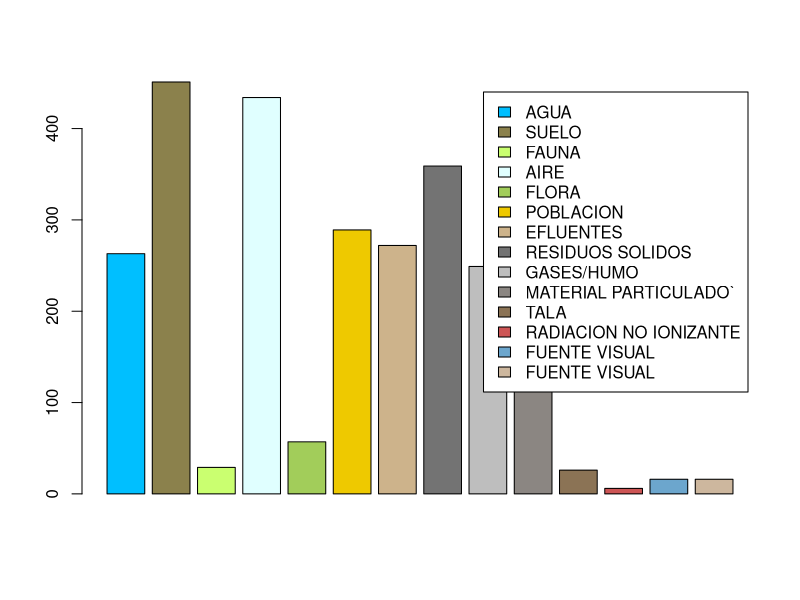
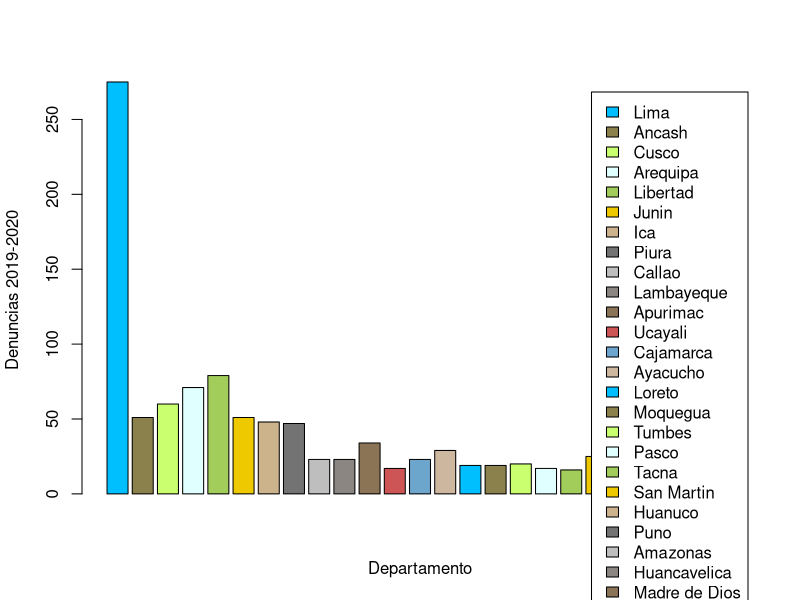
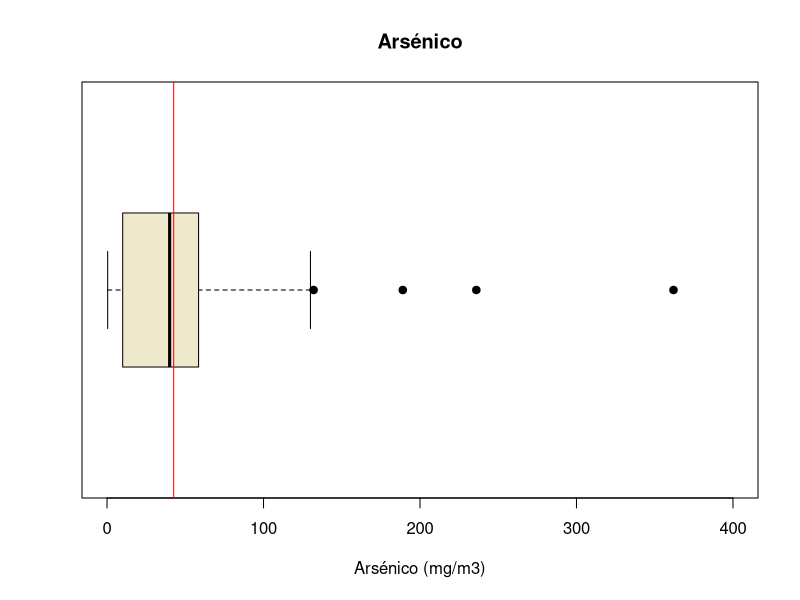
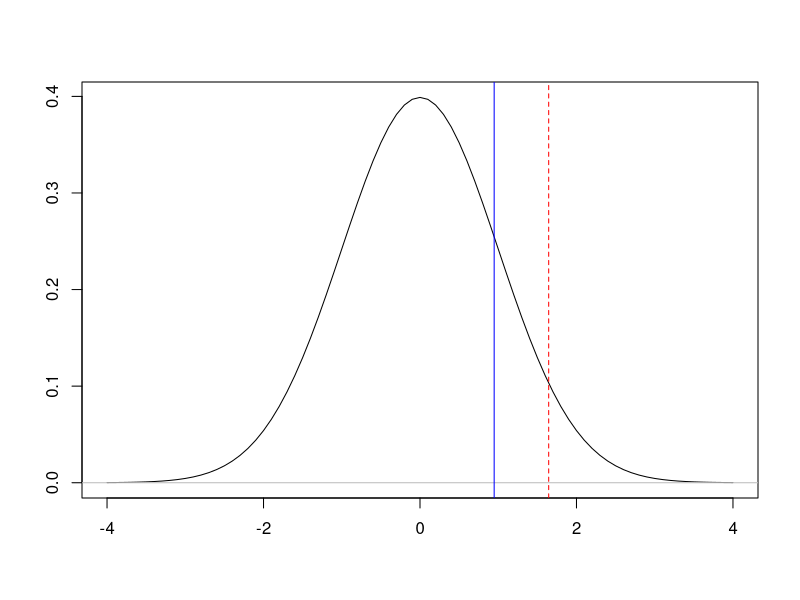
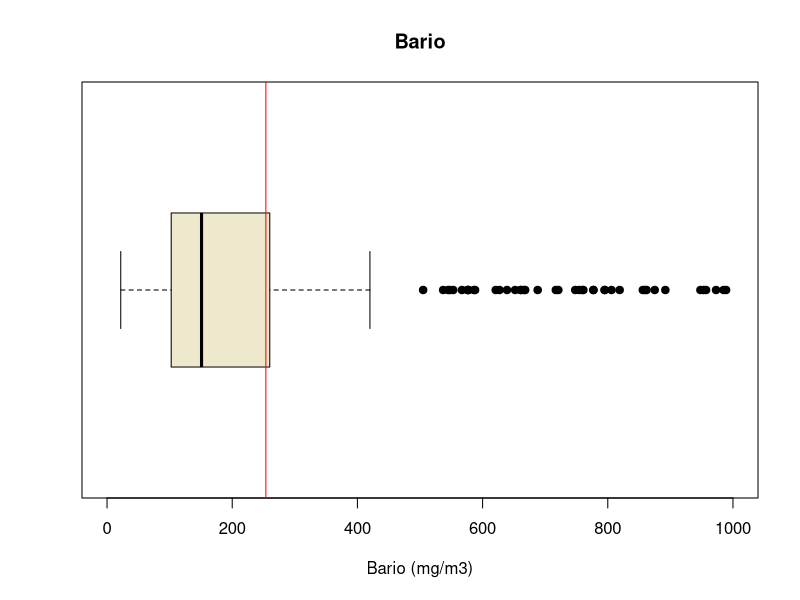
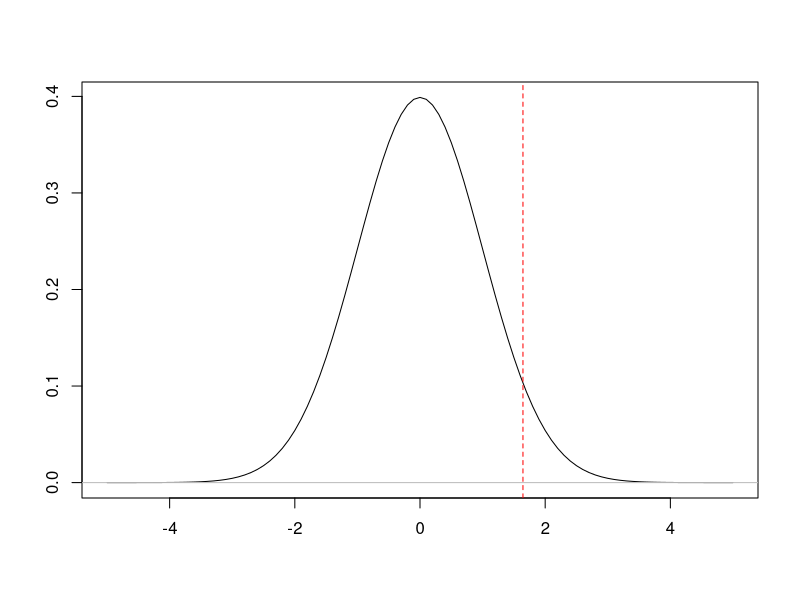
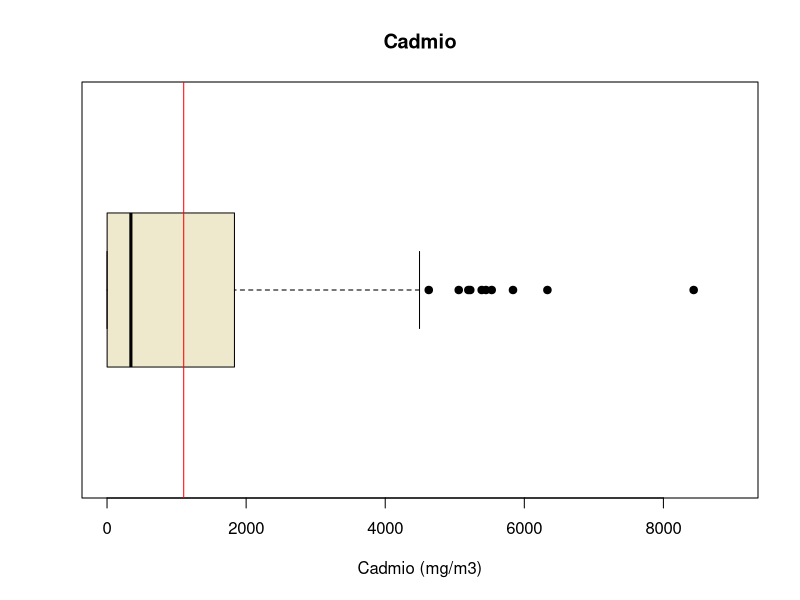
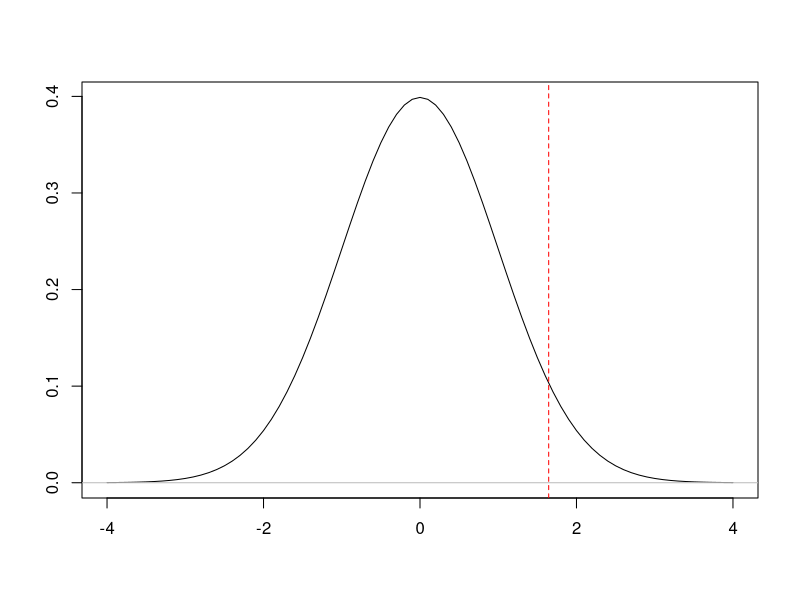

R code for these plots, in order:
## ---- chunk 1
rm(list=ls()) 
## ---- chunk 2
library(readr)
library(dplyr)
## ---- chunk 3
DD1920 <- read_csv("Denuncias1920.csv",col_types=cols(Suelo = col_number()))
DD18 <- read_csv("Denuncias-18.csv")
CAS <- read_csv("CAS.csv", col_types = cols(Aluminio = col_number(), 
    Antimonio = col_number(), `Arsénico` = col_number(), 
    Bario = col_number(), Berilio = col_number(), 
    Bismuto = col_number(), Boro = col_number(), 
    Cadmio = col_number(), Calcio = col_number(), 
    Cerio = col_number(), `Cianuro libre` = col_number(), 
    Cobalto = col_number(), Cobre = col_number(), 
    Cromo = col_number(), `Estaño` = col_number(), 
    Estroncio = col_number(), Fósforo = col_number(), 
    Hierro = col_number(), Litio = col_number(), 
    Magnesio = col_number(), Manganeso = col_number(), 
    Mercurio = col_number(), Molibdeno = col_number(), 
    `Níquel` = col_number(), Plata = col_number(), 
    Plomo = col_number(), Potasio = col_number(), 
    Selenio = col_number(),Sodio = col_number(), Talio = col_number(), 
    Titanio = col_number(), Torio = col_number(), Uranio = col_number(), Zinc = col_number()))

## ---- chunk 4
CAA <- read_csv("CAA.csv", col_types = cols(Aluminio = col_number(), 
    `Aluminio disuelto` = col_number(), Amoniaco = col_number(), 
    Antimonio = col_number(), `Antimonio disuelto` = col_number(), 
    `Arsénico` = col_number(), `Arsénico disuelto` = col_number(), 
    Bario = col_number(), `Bario disuelto` = col_number(), 
    Berilio = col_number(), `Berilio disuelto` = col_number(), 
    Bicarbonatos = col_number(), Bismuto = col_number(), 
    `Bismuto disuelto` = col_number(), Boro = col_number(), 
    `Boro disuelto` = col_number(), Cadmio = col_number(), 
    `Cadmio disuelto` = col_number(), Calcio = col_number(), 
    `Calcio disuelto` = col_number(), Carbonatos = col_number(), 
    Caudal = col_number(), `Cianuro libre` = col_number(), 
    `Cianuro Wad` = col_number(), Cloruros = col_number(), 
    Cobalto = col_number(), `Cobalto disuelto` = col_number(), 
    Cobre = col_number(), `Cobre disuelto` = col_number(), 
    Cromo = col_number()))
## ---- chunk 5

Obs2 <- c("Observaciones","Observaciones incompletas","Datos faltantes", "Variables Totales")
N2 <- c(nrow(CAS),sum(!complete.cases(CAS)),sum(is.na(CAS)), ncol(CAS))
OB2 <- data.frame(Obs2,N2)
OB2
## ---- chunk 6
Variables <- c("Departamento", "Provincia" ,"Distrito", "Actividad económica","Tipo de contaminacion","Estado de la demanda")

`Tipo_de_Variable` <- c("Nominal","Nominal","Nominal","Nominal","Nominal", "Nominal")
Restricciones <- c("En el Peru","En el Peru", "En el Peru", "Legales","Agua, SUelo, Aire, Fauna" ,"Abierta o Cerrada")

ED <- data.frame(Variables,`Tipo_de_Variable`, Restricciones)
ED
## ---- chunk 7
Variables2 <- c("ESTE","NORTE","Aluminio","Antionio","Arsénico",	"Bario","Berilio","Bismuto","Boro","Cadmio","Calcio","Cerio","Cianuro libre","Cobalto","Cobre","Cromo","Cromo Hexavelante","Estaño", "Estroncio","Fósforo","Hierro","Litio","Magnecio","Manganeso","Mercurio","Molibdeno","Níquel","Plata","Plomo","Potasio","Selenio","Sodio","Talio","Torio")

`Tipo_de_Variable2` <- c("Discretas","Discretas","Discretas","Discretas","Discretas","Discretas","Discretas","Discretas","Discretas","Discretas","Discretas","Discretas","Discretas","Discretas","Discretas","Discretas","Discretas","Discretas","Discretas","Discretas","Discretas","Discretas","Discretas","Discretas","Discretas","Discretas","Discretas","Discretas","Discretas","Discretas","Discretas","Discretas","Discretas","Discretas")

Restricciones2  <- c("Coordenadas","Coordenadas", " 40973-5726 (ppm)","21.9-989 (ppm)", "<0.0017-9.698(ppm)","<0.4-94(ppm)","21.9-989(ppm)","<0.001-1.85(ppm)","<0.0008-2.63(ppm)","<0.18-91.2(ppm)","<0.0007-6.256(ppm)","-9748(ppm)","8.446-9496(ppm)","<0.3(ppm)","0.481-999(ppm)","1.5-98(ppm)","1.4-99(ppm","-0.4(ppm)","<0.1-1.9(ppm)","3.03-991","60-2946(ppm)","8250-100138(ppm)","0.338-992(ppm)","229-14458(ppm)","65.6-5629(ppm)","<0.03-0.33(ppm)","<0.003-7.3(ppm)","0.679-995(ppm)","<0.006-1.29(ppm)","3.79-997(ppm)","271-7913(ppm)","<0.004-3.78(ppm)","<1-992","<0.0002-2.168(ppm)")


ED2 <- data.frame(Variables2,`Tipo_de_Variable2`, Restricciones2)
ED2
## ---- chunk 8
tipo <- c("AGUA","SUELO","FAUNA","AIRE","FLORA","POBLACION","EFLUENTES","RESIDUOS SOLIDOS","GASES/HUMO","MATERIAL PARTICULADO`","TALA","RADIACION NO IONIZANTE","FUENTE VISUAL","FUENTE VISUAL")

cantidad <- c(sum(DD1920$AGUA),
sum(DD1920$SUELO),sum(DD1920$FAUNA),sum(DD1920$AIRE),
sum(DD1920$FLORA),sum(DD1920$POBLACION),sum(DD1920$EFLUENTES),sum(DD1920$`RESIDUOS SOLIDOS`),sum(DD1920$`GASES/HUMO`),sum(DD1920$`MATERIAL PARTICULADO`),sum(DD1920$TALA),sum(DD1920$`RADIACION NO IONIZANTE`),sum(DD1920$`FUENTE VISUAL`),sum(DD1920$`FUENTE VISUAL`))

colores <- c("deepskyblue1","lightgoldenrod4","darkolivegreen1", "lightcyan","darkolivegreen3","gold2","navajowhite3","gray45","gray","seashell4","burlywood4", "indianred3", "skyblue3", "bisque3")

DDA<-data.frame(tipo, cantidad)
barplot(DDA[1:14,2],legend=c("AGUA","SUELO","FAUNA","AIRE","FLORA","POBLACION","EFLUENTES","RESIDUOS SOLIDOS","GASES/HUMO","MATERIAL PARTICULADO`","TALA","RADIACION NO IONIZANTE","FUENTE VISUAL","FUENTE VISUAL"), col =colores)

## ---- chunk 9
#denuncias 2019-2020

DEP1920 <- c("Lima","Ancash","Cusco", "Arequipa","Libertad", "Junin","Ica","Piura","Callao","Lambayeque","Apurimac","Ucayali","Cajamarca","Ayacucho","Loreto" ,"Moquegua","Tumbes","Pasco","Tacna","San Martin","Huanuco","Puno","Amazonas","Huancavelica","Madre de Dios")

CAN1920 <- c(sum(DD1920$DEPARTAMENTO == "LIMA"),sum(DD1920$DEPARTAMENTO == "ANCASH"),sum(DD1920$DEPARTAMENTO == "CUSCO"),sum(DD1920$DEPARTAMENTO == "AREQUIPA"),sum(DD1920$DEPARTAMENTO == "LA LIBERTAD"),sum(DD1920$DEPARTAMENTO == "JUNIN"),sum(DD1920$DEPARTAMENTO == "ICA"),sum(DD1920$DEPARTAMENTO == "PIURA"),sum(DD1920$DEPARTAMENTO == "CALLAO"),sum(DD1920$DEPARTAMENTO == "LAMBAYEQUE"),sum(DD1920$DEPARTAMENTO == "APURIMAC"),sum(DD1920$DEPARTAMENTO == "UCAYALI"),sum(DD1920$DEPARTAMENTO == "CAJAMARCA"),sum(DD1920$DEPARTAMENTO == "AYACUCHO"),sum(DD1920$DEPARTAMENTO == "LORETO"),sum(DD1920$DEPARTAMENTO == "MOQUEGUA"),sum(DD1920$DEPARTAMENTO == "TUMBES"),sum(DD1920$DEPARTAMENTO == "PASCO"),sum(DD1920$DEPARTAMENTO == "TACNA"),sum(DD1920$DEPARTAMENTO == "SAN MARTIN"),sum(DD1920$DEPARTAMENTO == "HUANUCO"),sum(DD1920$DEPARTAMENTO == "PUNO"),sum(DD1920$DEPARTAMENTO == "AMAZONAS"),sum(DD1920$DEPARTAMENTO == "HUANCAVELICA"),sum(DD1920$DEPARTAMENTO == "MADRE DE DIOS"))

Tabla1920 <- data.frame(DEP1920,CAN1920)

barplot(Tabla1920[1:25,2],legend=c("Lima","Ancash","Cusco", "Arequipa","Libertad", "Junin","Ica","Piura","Callao","Lambayeque","Apurimac","Ucayali","Cajamarca","Ayacucho","Loreto" ,"Moquegua","Tumbes","Pasco","Tacna","San Martin","Huanuco","Puno","Amazonas","Huancavelica","Madre de Dios"),col = colores, xlab="Departamento",ylab="Denuncias 2019-2020")

## ---- chunk 10
boxplot(CAS$Arsénico, horizontal = TRUE, main = "Arsénico", col="cornsilk2", xlab= "Arsénico (mg/m3)",pch= 19, ylim=c(0,400) )
abline(v = mean(CAS$Arsénico, na.rm = TRUE, ), col = "red")
Media <- mean(CAS$Arsénico, na.rm=TRUE, col="red")
Mediana <-median(CAS$Arsénico, na.rm=TRUE)
No_contaminado <- sum(CAS$Arsénico > 0.001 & CAS$Arsénico < 250,na.rm=TRUE)
Elemento <- c("Arsénico")
Tab <- data.frame(Elemento,No_contaminado,Media,Mediana)
Tab
## ---- chunk 11


u = 40
n=227
z <- qnorm(0.95)
Media_Muestral <- mean(CAS$Arsénico, na.rm=TRUE)
Desviacion_Estandar_Muestral <- sd(CAS$Arsénico, na.rm=TRUE)
Zcritico <- (Media_Muestral-u)/(Desviacion_Estandar_Muestral/sqrt(n))

Xs <- seq(-4, 4, by = 0.1)
plot(Xs, dnorm(Xs), type = "l", col="black", xlab = "", ylab = "")
abline(v = z, lty = 2, col = "red")
abline(h = 0, col = "gray")
abline(v = Zcritico,lty = 1 , col = "blue")


## ---- chunk 12
z <- qnorm(0.95)
Zcritico <- (Media_Muestral-u)/(Desviacion_Estandar_Muestral/sqrt(n))
N<- c("Estadistico de prueba","Z critico")
Valores <- c(Zcritico,z)
Tab <- data.frame(N, Valores)
Tab
## ---- chunk 13
boxplot(CAS$Bario, horizontal = TRUE, main = "Bario", col="cornsilk2", xlab= "Bario (mg/m3)",pch= 19, ylim=c(0,1000) )
abline(v = mean(CAS$Bario, na.rm = TRUE, ), col = "red")
Media <- mean(CAS$Bario, na.rm=TRUE, col="red")
Mediana <-median(CAS$Bario, na.rm=TRUE)
No_contaminado <- sum(CAS$Bario > 0 & CAS$Bario < 750,na.rm=TRUE)
Elemento <- c("Bario")
Tab <- data.frame(Elemento,No_contaminado,Media,Mediana)
Tab

## ---- chunk 14
u = 3500
n=227
z <- qnorm(0.95)
Media_Muestral <- mean(CAS$Bario, na.rm=TRUE)
Desviacion_Estandar_Muestral <- sd(CAS$Bario, na.rm=TRUE)
Zcritico <- (Media_Muestral-u)/(Desviacion_Estandar_Muestral/sqrt(n))

Xs <- seq(-5, 5, by = 0.1)
plot(Xs, dnorm(Xs), type = "l", col="black", xlab = "", ylab = "")
abline(v = z, lty = 2, col = "red")
abline(h = 0, col = "gray")
abline(v = Zcritico,lty = 1 , col = "blue")

## ---- chunk 15
z <- qnorm(0.95)
Zcritico <- (Media_Muestral-u)/(Desviacion_Estandar_Muestral/sqrt(n))
N<- c("Estadistico de prueba","Z critico")
Valores <- c(Zcritico,z)
Tab <- data.frame(N, Valores)
Tab
## ---- chunk 16
boxplot(CAS$Cadmio, horizontal = TRUE, main = "Cadmio", col="cornsilk2", xlab= "Cadmio (mg/m3)",pch= 19, ylim=c(0,9000) )
abline(v = mean(CAS$Cadmio, na.rm = TRUE, ), col = "red")
Media <- mean(CAS$Cadmio, na.rm=TRUE, col="red")
Mediana <-median(CAS$Cadmio, na.rm=TRUE)
No_contaminado <- sum(CAS$Cadmio > 0 & CAS$Cadmio < 22,na.rm=TRUE)
Elemento <- c("Cadmio")
Tab <- data.frame(Elemento,No_contaminado,Media,Mediana)
Tab
## ---- chunk 17
u = 3
n=227
z <- qnorm(0.95)
Media_Muestral <- mean(CAS$Cadmio, na.rm=TRUE)
Desviacion_Estandar_Muestral <- sd(CAS$Cadmio, na.rm=TRUE)
Zcritico <- (Media_Muestral-u)/(Desviacion_Estandar_Muestral/sqrt(n))

Xs <- seq(-4, 4, by = 0.1)
plot(Xs, dnorm(Xs), type = "l", col="black", xlab = "", ylab = "")
abline(v = z, lty = 2, col = "red")
abline(h = 0, col = "gray")
abline(v = Zcritico,lty = 1 , col = "blue")



## ---- chunk 18
z <- qnorm(0.95)
Zcritico <- (Media_Muestral-u)/(Desviacion_Estandar_Muestral/sqrt(n))
N<- c("Estadistico de prueba","Z critico")
Valores <- c(Zcritico,z)
Tab <- data.frame(N, Valores)
Tab
## ---- chunk 19
plot(CAS$`Cianuro libre`, main = "Cianuro Libre",ylab="Cianuro Libre (ppm)")

Media <- mean(CAS$`Cianuro libre`, na.rm=TRUE, col="red")
Mediana <-median(CAS$`Cianuro libre`, na.rm=TRUE)
No_contaminado <- sum(CAS$`Cianuro libre` > 0 & CAS$`Cianuro libre` <8 ,na.rm=TRUE)
Elemento <- c("Cianuro libre")
Tab <- data.frame(Elemento,No_contaminado,Media,Mediana)
Tab

## ---- chunk 20
boxplot(CAS$Cromo, horizontal = TRUE, main = "Cromo", col="cornsilk2", xlab= "Cromo (mg/m3)",pch= 19, ylim=c(0,100) )
abline(v = mean(CAS$Cromo, na.rm = TRUE, ), col = "red")
Media <- mean(CAS$Cromo, na.rm=TRUE, col="red")
Mediana <-median(CAS$Cromo, na.rm=TRUE)
No_contaminado <- sum(CAS$Cromo > 1 & CAS$Cromo < 1500,na.rm=TRUE)
Elemento <- c("Cromo")
Tab <- data.frame(Elemento,No_contaminado,Media,Mediana)
Tab
## ---- chunk 21
u = 100
n=227
z <- qnorm(0.95)
Media_Muestral <- mean(CAS$Cromo, na.rm=TRUE)
Desviacion_Estandar_Muestral <- sd(CAS$Cromo, na.rm=TRUE)
Zcritico <- (Media_Muestral-u)/(Desviacion_Estandar_Muestral/sqrt(n))

Xs <- seq(-50, 50, by = 0.1)
plot(Xs, dnorm(Xs), type = "l", col="black", xlab = "", ylab = "")
abline(v = z, lty = 2, col = "red")
abline(h = 0, col = "gray")
abline(v = Zcritico,lty = 1 , col = "blue")



## ---- chunk 22
z <- qnorm(0.95)
Zcritico <- (Media_Muestral-u)/(Desviacion_Estandar_Muestral/sqrt(n))
N<- c("Estadistico de prueba","Z critico")
Valores <- c(Zcritico,z)
Tab <- data.frame(N, Valores)
Tab
## ---- chunk 23
boxplot(CAS$Mercurio, horizontal = TRUE, main = "Mercurio", col="cornsilk2", xlab= "Mercurio (mg/m3)",pch= 19, ylim=c(0,7) )
abline(v = mean(CAS$Mercurio, na.rm = TRUE, ), col = "red")
Media <- mean(CAS$Mercurio, na.rm=TRUE, col="red")
Mediana <-median(CAS$Mercurio, na.rm=TRUE)
No_contaminado <- sum(CAS$Mercurio > 0 & CAS$Mercurio < 24,na.rm=TRUE)
Elemento <- c("Mercurio")
Tab <- data.frame(Elemento,No_contaminado,Media,Mediana)
Tab
## ---- chunk 24
u = 6.6
n=227
z <- qnorm(0.95)
Media_Muestral <- mean(CAS$Mercurio, na.rm=TRUE)
Desviacion_Estandar_Muestral <- sd(CAS$Mercurio, na.rm=TRUE)
Zcritico <- (Media_Muestral-u)/(Desviacion_Estandar_Muestral/sqrt(n))


Xs <- seq(-50, 10, by = 0.1)
plot(Xs, dnorm(Xs), type = "l", col="black", xlab = "", ylab = "")
abline(v = z, lty = 2, col = "red")
abline(h = 0, col = "gray")
abline(v = Zcritico,lty = 1 , col = "blue")



## ---- chunk 25
z <- qnorm(0.95)
Zcritico <- (Media_Muestral-u)/(Desviacion_Estandar_Muestral/sqrt(n))
N<- c("Estadistico de prueba","Z critico")
Valores <- c(Zcritico,z)
Tab <- data.frame(N, Valores)
Tab
## ---- chunk 26
boxplot(CAS$Plomo, horizontal = TRUE, main = "Plomo", col="cornsilk2", xlab= "Plomo (mg/m3)",pch= 19, ylim=c(0,1000) )
abline(v = mean(CAS$Plomo, na.rm = TRUE, ), col = "red")
Media <- mean(CAS$Plomo, na.rm=TRUE, col="red")
Mediana <-median(CAS$Plomo, na.rm=TRUE)
No_contaminado <- sum(CAS$Plomo > 1 & CAS$Plomo < 1500,na.rm=TRUE)
Elemento <- c("Plomo")
Tab <- data.frame(Elemento,No_contaminado,Media,Mediana)
Tab
## ---- chunk 27
u = 140
n=227
z <- qnorm(0.95)
Media_Muestral <- mean(CAS$Plomo, na.rm=TRUE)
Desviacion_Estandar_Muestral <- sd(CAS$Plomo, na.rm=TRUE)
Zcritico <- (Media_Muestral-u)/(Desviacion_Estandar_Muestral/sqrt(n))

Xs <- seq(-4, 4, by = 0.1)
plot(Xs, dnorm(Xs), type = "l", col="black", xlab = "", ylab = "")
abline(v = z, lty = 2, col = "red")
abline(h = 0, col = "gray")
abline(v = Zcritico,lty = 1 , col = "blue")



## ---- chunk 28
z <- qnorm(0.95)
Zcritico <- (Media_Muestral-u)/(Desviacion_Estandar_Muestral/sqrt(n))
N<- c("Estadistico de prueba","Z critico")
Valores <- c(Zcritico,z)
Tab <- data.frame(N, Valores)
Tab
## ---- chunk 29
boxplot(CAS$Zinc, horizontal = TRUE, main = "Zinc", col="cornsilk2", xlab= "Zinc (mg/m3)",pch= 19, ylim=c(0,1000) )
abline(v = mean(CAS$Zinc, na.rm = TRUE, ), col = "red")
Media <- mean(CAS$Zinc, na.rm=TRUE, col="red")
Mediana <-median(CAS$Zinc, na.rm=TRUE)
No_contaminado <- sum(CAS$Zinc > 1 & CAS$Zinc < 1500,na.rm=TRUE)
Elemento <- c("Níquel")
Tab <- data.frame(Elemento,No_contaminado,Media,Mediana)
Tab
## ---- chunk 30
u = 300
n=227
z <- qnorm(0.95)
Media_Muestral <- mean(CAS$Zinc, na.rm=TRUE)
Desviacion_Estandar_Muestral <- sd(CAS$Zinc, na.rm=TRUE)
Zcritico <- (Media_Muestral-u)/(Desviacion_Estandar_Muestral/sqrt(n))

Xs <- seq(-4, 4, by = 0.1)
plot(Xs, dnorm(Xs), type = "l", col="black", xlab = "", ylab = "")
abline(v = z, lty = 2, col = "red")
abline(h = 0, col = "gray")
abline(v = Zcritico,lty = 1 , col = "blue")


## ---- chunk 31
z <- qnorm(0.95)
Zcritico <- (Media_Muestral-u)/(Desviacion_Estandar_Muestral/sqrt(n))
N<- c("Estadistico de prueba","Z critico")
Valores <- c(Zcritico,z)
Tab <- data.frame(N, Valores)
Tab
## ---- chunk 32
boxplot(CAS$Cobre, horizontal = TRUE, main = "Cobre", col="cornsilk2", xlab= "Cobre (mg/m3)",pch= 19, ylim=c(0,200) )
abline(v = mean(CAS$Cobre, na.rm = TRUE, ), col = "red")
Media <- mean(CAS$Cobre, na.rm=TRUE, col="red")
Mediana <-median(CAS$Cobre, na.rm=TRUE)
No_contaminado <- sum(CAS$Cobre > 1 & CAS$Cobre < 250,na.rm=TRUE)
Elemento <- c("Cobre")
Tab <- data.frame(Elemento,No_contaminado,Media,Mediana)
Tab
## ---- chunk 33
u = 91
n=227
z <- qnorm(0.95)
Media_Muestral <- mean(CAS$Cobre, na.rm=TRUE)
Desviacion_Estandar_Muestral <- sd(CAS$Cobre, na.rm=TRUE)
Zcritico <- (Media_Muestral-u)/(Desviacion_Estandar_Muestral/sqrt(n))

Xs <- seq(-35, 10, by = 0.2)
plot(Xs, dnorm(Xs), type = "l", col="black", xlab = "", ylab = "")
abline(v = z, lty = 2, col = "red")
abline(h = 0, col = "gray")
abline(v = Zcritico,lty = 1 , col = "blue")

## ---- chunk 34
z <- qnorm(0.95)
Zcritico <- (Media_Muestral-u)/(Desviacion_Estandar_Muestral/sqrt(n))
N<- c("Estadistico de prueba","Z critico")
Valores <- c(Zcritico,z)
Tab <- data.frame(N, Valores)
Tab
## ---- chunk 35
boxplot(CAS$Cromo, horizontal = TRUE, main = "Cromo", col="cornsilk2", xlab= "Cromo (mg/m3)",pch= 19, ylim=c(0,200) )
abline(v = mean(CAS$Cromo, na.rm = TRUE, ), col = "red")
Media <- mean(CAS$Cromo, na.rm=TRUE, col="red")
Mediana <-median(CAS$Cromo, na.rm=TRUE)
No_contaminado <- sum(CAS$Cromo > 1 & CAS$Cromo < 250,na.rm=TRUE)
Elemento <- c("Cromo")
Tab <- data.frame(Elemento,No_contaminado,Media,Mediana)
Tab
## ---- chunk 36
u = 64
n=227
z <- qnorm(0.95)
Media_Muestral <- mean(CAS$Cromo, na.rm=TRUE)
Desviacion_Estandar_Muestral <- sd(CAS$Cromo, na.rm=TRUE)
Zcritico <- (Media_Muestral-u)/(Desviacion_Estandar_Muestral/sqrt(n))

Xs <- seq(-35, 10, by = 0.2)
plot(Xs, dnorm(Xs), type = "l", col="black", xlab = "", ylab = "")
abline(v = z, lty = 2, col = "red")
abline(h = 0, col = "gray")
abline(v = Zcritico,lty = 1 , col = "blue")

## ---- chunk 37
z <- qnorm(0.95)
Zcritico <- (Media_Muestral-u)/(Desviacion_Estandar_Muestral/sqrt(n))
N<- c("Estadistico de prueba","Z critico")
Valores <- c(Zcritico,z)
Tab <- data.frame(N, Valores)
Tab
## ---- chunk 38
boxplot(CAS$Aluminio, horizontal = TRUE, main = "Aluminio", col="cornsilk2", xlab= "Aluminio (mg/m3)",pch= 19, ylim=c(0,45000) )
abline(v = mean(CAS$Aluminio, na.rm = TRUE, ), col = "red")
Media <- mean(CAS$Aluminio, na.rm=TRUE, col="red")
Mediana <-median(CAS$Aluminio, na.rm=TRUE)
Tab <- data.frame(Media,Mediana)
Tab
## ---- chunk 39
boxplot(CAS$Antimonio, horizontal = TRUE, main = "Antimonio", col="cornsilk2", xlab= "Antimonio (mg/m3)",pch= 19, ylim=c(0,9500) )
abline(v = mean(CAS$Antimonio, na.rm = TRUE, ), col = "red")
Media <- mean(CAS$Antimonio, na.rm=TRUE, col="red")
Mediana <-median(CAS$Antimonio, na.rm=TRUE)
Tab <- data.frame(Media,Mediana)
Tab
## ---- chunk 40
l1<- lm(CAS$Mercurio~CAS$Plomo)
cor(CAS$Mercurio,CAS$Plomo)
plot(CAS$Plomo,CAS$Mercurio,pch=20, col=rgb(0,0,0,0.3),xlim=c(0,1300), xlab="Plomo (ppm)", ylab="Mercurio (ppm)")
abline(l1, col="red")
## ---- chunk 41
l1 <- lm(CAS$Mercurio~CAS$Bario)
cor(CAS$Mercurio,CAS$Bario)
plot(CAS$Bario,CAS$Mercurio,pch=20, col=rgb(0,0,0,0.3),xlim=c(0,1300),xlab="Bario (ppm)", ylab="Mercurio (ppm)")
abline(l1, col="red")
## ---- chunk 42
l1 <- lm(CAS$Mercurio~CAS$Cadmio)
plot(CAS$Cadmio,CAS$Mercurio,pch=20, col=rgb(0,0,0,0.3),xlim=c(0,10300),xlab="Cadmio (ppm)", ylab="Mercurio (ppm)")
abline(l1, col="red")
cor(CAS$Mercurio,CAS$Cadmio, use="complete.obs")
## ---- chunk 43
l1 <- lm(CAS$Mercurio~CAS$Cobalto)
plot(CAS$Cobalto,CAS$Mercurio,pch=20, col=rgb(0,0,0,0.3),xlim=c(0,1300),xlab="Cobalto (ppm)", ylab="Mercurio (ppm)")
abline(l1, col="red")
cor(CAS$Mercurio,CAS$Cobalto,use="complete.obs")
## ---- chunk 44
l1 <- lm(CAS$Plomo~CAS$Bario)
plot(CAS$Bario,CAS$Plomo,pch=20, col=rgb(0,0,0,0.3),xlim=c(0,1000),xlab="Bario (ppm)", ylab="Plomo (ppm)")
abline(l1, col="red")
cor(CAS$Plomo,CAS$Bario,use="complete.obs")
## ---- chunk 45
l1 <- lm(CAS$Cobalto~CAS$Bario)
plot(CAS$Bario,CAS$Cobalto,pch=20, col=rgb(0,0,0,0.3),xlim=c(0,1000),xlab="Bario (ppm)", ylab="Cobalto (ppm)")
abline(l1, col="red")
cor(CAS$Bario,CAS$Cobalto,use="complete.obs")
## ---- chunk 46
l1 <- lm(CAS$Cadmio~CAS$Plomo)
plot(CAS$Plomo,CAS$Cadmio,pch=20, col=rgb(0,0,0,0.3),xlim=c(0,1300),xlab="Plomo (ppm)", ylab="Cadmio (ppm)")
abline(l1, col="red")
cor(CAS$Plomo,CAS$Cadmio,use="complete.obs")
